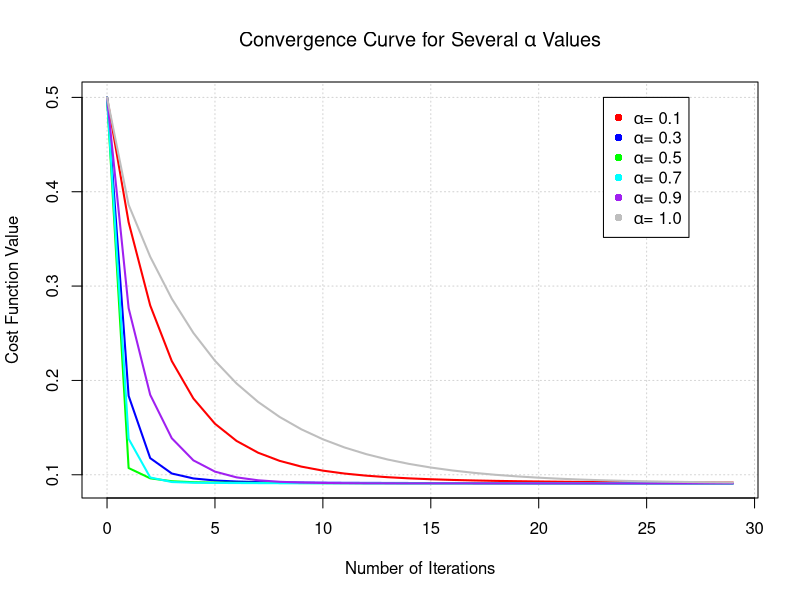
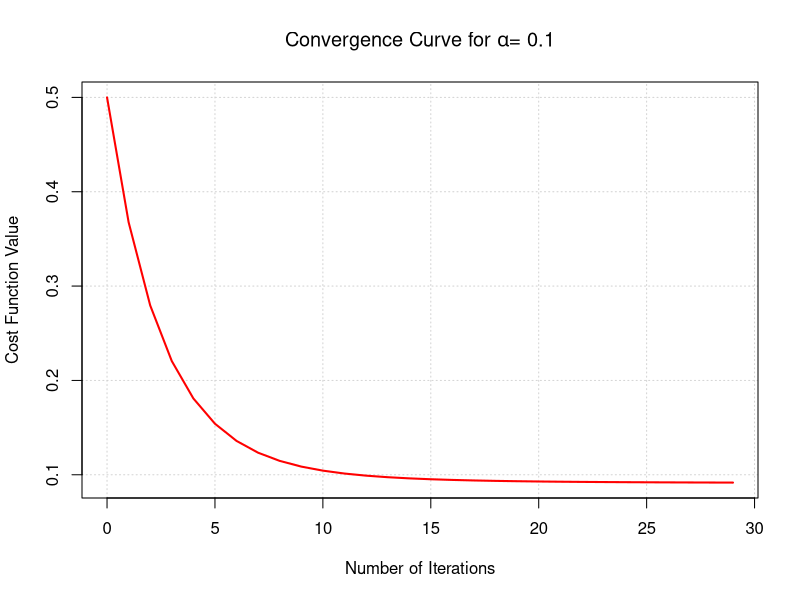

Generate these figures, in order, with R:

cost1 = read.table("x08-costFunct-30Iter-0.1.txt")
cost2 = read.table("x08-costFunct-30Iter-0.3.txt")
cost3 = read.table("x08-costFunct-30Iter-0.5.txt")
cost4 = read.table("x08-costFunct-30Iter-0.7.txt")
cost5 = read.table("x08-costFunct-30Iter-0.9.txt")
cost6 = read.table("x08-costFunct-30Iter-1.0.txt")
plot(cost1,type = "l", col="red",lwd=2,
    xlab = "Number of Iterations",
    ylab = "Cost Function Value",
    main = expression(paste("Convergence Curve for Several ",alpha, " Values")),
    panel.first = grid())
legend(x = 23, y = 0.5, 
       legend = c(expression(paste(alpha, "= 0.1")),
                  expression(paste(alpha, "= 0.3")),
                  expression(paste(alpha, "= 0.5")),
                  expression(paste(alpha, "= 0.7")),
                  expression(paste(alpha, "= 0.9")),
                  expression(paste(alpha, "= 1.0"))),
       col = c("red","blue","green","cyan","purple","grey"),
       pch=16)
lines(cost2, col="blue",lwd=2)
lines(cost3, col="green",lwd=2)
lines(cost4, col="cyan",lwd=2)
lines(cost5, col="purple",lwd=2)
lines(cost6, col="grey",lwd=2)

plot(cost1,type = "l", col="red",lwd=2,
     xlab = "Number of Iterations",
     ylab = "Cost Function Value",
     main = expression(paste("Convergence Curve for ",alpha, "= 0.1")),
     panel.first = grid())
